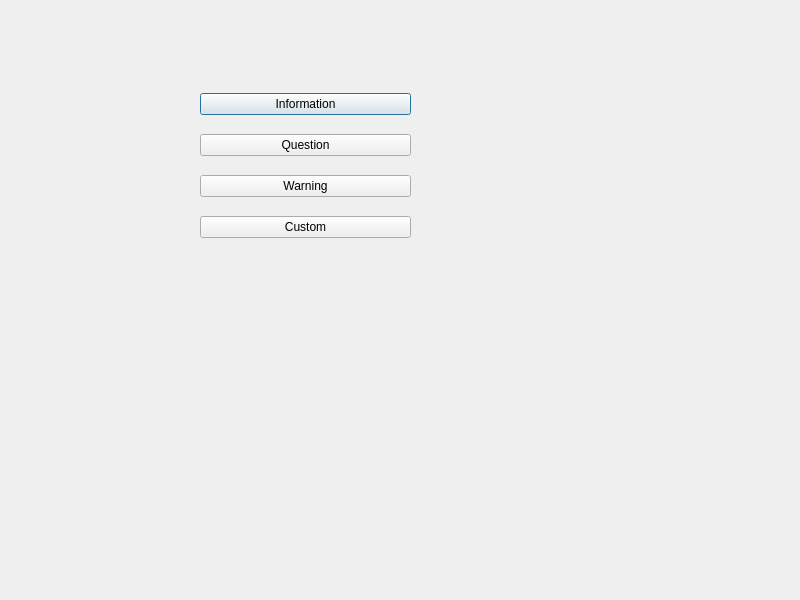
<?xml version="1.0" encoding="UTF-8"?>
<ui version="4.0">
 <class>Dialog</class>
 <widget class="QDialog" name="Dialog">
  <property name="geometry">
   <rect>
    <x>0</x>
    <y>0</y>
    <width>800</width>
    <height>600</height>
   </rect>
  </property>
  <property name="windowTitle">
   <string>Dialog</string>
  </property>
  <widget class="QWidget" name="">
   <property name="geometry">
    <rect>
     <x>200</x>
     <y>80</y>
     <width>211</width>
     <height>171</height>
    </rect>
   </property>
   <layout class="QVBoxLayout" name="verticalLayout">
    <item>
     <widget class="QPushButton" name="pushButton">
      <property name="text">
       <string>Information</string>
      </property>
     </widget>
    </item>
    <item>
     <widget class="QPushButton" name="pushButton_2">
      <property name="text">
       <string>Question</string>
      </property>
     </widget>
    </item>
    <item>
     <widget class="QPushButton" name="pushButton_3">
      <property name="text">
       <string>Warning</string>
      </property>
     </widget>
    </item>
    <item>
     <widget class="QPushButton" name="pushButton_4">
      <property name="text">
       <string>Custom</string>
      </property>
     </widget>
    </item>
   </layout>
  </widget>
 </widget>
 <resources/>
 <connections/>
</ui>
